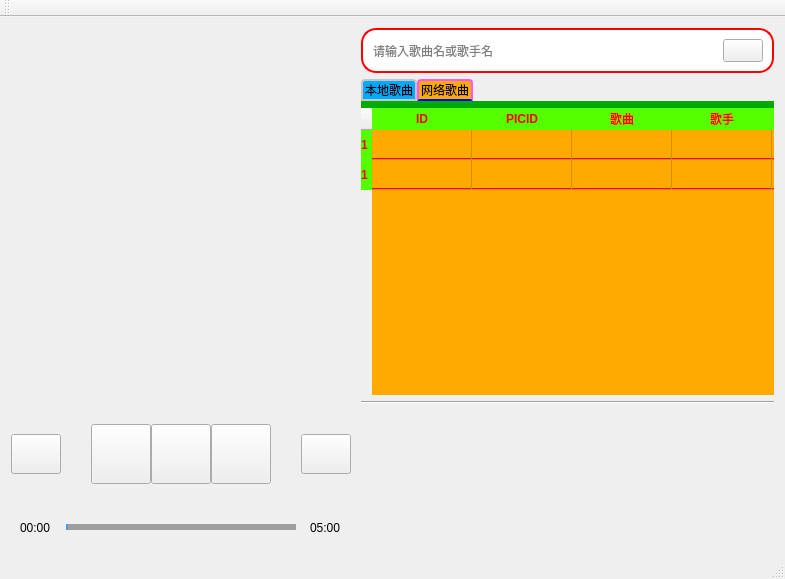
<?xml version="1.0" encoding="UTF-8"?>
<ui version="4.0">
 <class>MusicWindow</class>
 <widget class="QMainWindow" name="MusicWindow">
  <property name="geometry">
   <rect>
    <x>0</x>
    <y>0</y>
    <width>785</width>
    <height>579</height>
   </rect>
  </property>
  <property name="windowTitle">
   <string>MusicWindow</string>
  </property>
  <widget class="QWidget" name="centralWidget">
   <layout class="QHBoxLayout" name="horizontalLayout_2" stretch="3,4">
    <property name="spacing">
     <number>10</number>
    </property>
    <item>
     <layout class="QVBoxLayout" name="verticalLayout_4" stretch="4,1">
      <property name="sizeConstraint">
       <enum>QLayout::SetDefaultConstraint</enum>
      </property>
      <item>
       <widget class="QGraphicsView" name="graphicsView">
        <property name="minimumSize">
         <size>
          <width>340</width>
          <height>380</height>
         </size>
        </property>
        <property name="maximumSize">
         <size>
          <width>340</width>
          <height>380</height>
         </size>
        </property>
        <property name="styleSheet">
         <string notr="true">background-color:transparent;
border-style:outset;</string>
        </property>
       </widget>
      </item>
      <item>
       <widget class="QWidget" name="widget" native="true">
        <layout class="QHBoxLayout" name="horizontalLayout">
         <property name="leftMargin">
          <number>0</number>
         </property>
         <property name="topMargin">
          <number>0</number>
         </property>
         <property name="rightMargin">
          <number>0</number>
         </property>
         <property name="bottomMargin">
          <number>0</number>
         </property>
         <item>
          <layout class="QGridLayout" name="gridLayout">
           <property name="horizontalSpacing">
            <number>0</number>
           </property>
           <item row="2" column="1" colspan="5">
            <widget class="QSlider" name="horizontalSlider">
             <property name="styleSheet">
              <string notr="true">
QSlider{
border-color: #bcbcbc;
}

QSlider::groove:horizontal {                                
     border: 1px solid #999999;                             
     height: 4px;                                           
     margin: 0px 0;                                         
     left:5px; right: 5px; 
 }
 
QSlider::handle:horizontal {                               
     border: 0px ;                           
	border-image: url(:/images/Slider_handle.png);
     width: 20px;                                           
     margin: -7px -7px -7px -7px;                  
} 


QSlider::add-page:horizontal{
background-color: rgb(158, 158, 158);

}

QSlider::sub-page:horizontal{                               
 background: qlineargradient(spread:pad, x1:0, y1:1, x2:0, y2:0, stop:0 #439cf3, stop:0.25 #439cf3, stop:0.5 #439cf3, stop:1 #439cf3);                     
}</string>
             </property>
             <property name="orientation">
              <enum>Qt::Horizontal</enum>
             </property>
            </widget>
           </item>
           <item row="1" column="2">
            <spacer name="verticalSpacer">
             <property name="orientation">
              <enum>Qt::Vertical</enum>
             </property>
             <property name="sizeType">
              <enum>QSizePolicy::Fixed</enum>
             </property>
             <property name="sizeHint" stdset="0">
              <size>
               <width>20</width>
               <height>20</height>
              </size>
             </property>
            </spacer>
           </item>
           <item row="0" column="5">
            <spacer name="horizontalSpacer_2">
             <property name="orientation">
              <enum>Qt::Horizontal</enum>
             </property>
             <property name="sizeType">
              <enum>QSizePolicy::Fixed</enum>
             </property>
             <property name="sizeHint" stdset="0">
              <size>
               <width>20</width>
               <height>20</height>
              </size>
             </property>
            </spacer>
           </item>
           <item row="0" column="1">
            <spacer name="horizontalSpacer">
             <property name="orientation">
              <enum>Qt::Horizontal</enum>
             </property>
             <property name="sizeType">
              <enum>QSizePolicy::Fixed</enum>
             </property>
             <property name="sizeHint" stdset="0">
              <size>
               <width>20</width>
               <height>20</height>
              </size>
             </property>
            </spacer>
           </item>
           <item row="0" column="0" alignment="Qt::AlignRight">
            <widget class="QPushButton" name="pushButton">
             <property name="sizePolicy">
              <sizepolicy hsizetype="Minimum" vsizetype="Preferred">
               <horstretch>0</horstretch>
               <verstretch>0</verstretch>
              </sizepolicy>
             </property>
             <property name="minimumSize">
              <size>
               <width>50</width>
               <height>40</height>
              </size>
             </property>
             <property name="maximumSize">
              <size>
               <width>50</width>
               <height>40</height>
              </size>
             </property>
             <property name="styleSheet">
              <string notr="true">#pushButton{
	border-image: url(:/images/musicTable.png);
}</string>
             </property>
             <property name="text">
              <string/>
             </property>
            </widget>
           </item>
           <item row="0" column="4">
            <widget class="QPushButton" name="pushButton_4">
             <property name="sizePolicy">
              <sizepolicy hsizetype="Minimum" vsizetype="Expanding">
               <horstretch>0</horstretch>
               <verstretch>0</verstretch>
              </sizepolicy>
             </property>
             <property name="minimumSize">
              <size>
               <width>60</width>
               <height>60</height>
              </size>
             </property>
             <property name="maximumSize">
              <size>
               <width>60</width>
               <height>60</height>
              </size>
             </property>
             <property name="styleSheet">
              <string notr="true">QPushButton{
	border-image: url(:/images/originalRightButton.png);
}

QPushButton:pressed{
	border-image: url(:/images/pressRightButton.png);
}</string>
             </property>
             <property name="text">
              <string/>
             </property>
            </widget>
           </item>
           <item row="2" column="0" alignment="Qt::AlignHCenter">
            <widget class="QLabel" name="currentTimeLabel">
             <property name="text">
              <string>00:00</string>
             </property>
            </widget>
           </item>
           <item row="0" column="2">
            <widget class="QPushButton" name="pushButton_2">
             <property name="sizePolicy">
              <sizepolicy hsizetype="Minimum" vsizetype="Expanding">
               <horstretch>0</horstretch>
               <verstretch>0</verstretch>
              </sizepolicy>
             </property>
             <property name="minimumSize">
              <size>
               <width>60</width>
               <height>6</height>
              </size>
             </property>
             <property name="maximumSize">
              <size>
               <width>60</width>
               <height>60</height>
              </size>
             </property>
             <property name="styleSheet">
              <string notr="true">QPushButton{
	border-image: url(:/images/originalLeftButton.png);
}

QPushButton:pressed{
	border-image: url(:/images/pressLeftButton.png);
}</string>
             </property>
             <property name="text">
              <string/>
             </property>
            </widget>
           </item>
           <item row="0" column="3">
            <widget class="QPushButton" name="pushButton_3">
             <property name="sizePolicy">
              <sizepolicy hsizetype="Minimum" vsizetype="Expanding">
               <horstretch>0</horstretch>
               <verstretch>0</verstretch>
              </sizepolicy>
             </property>
             <property name="minimumSize">
              <size>
               <width>60</width>
               <height>60</height>
              </size>
             </property>
             <property name="maximumSize">
              <size>
               <width>60</width>
               <height>60</height>
              </size>
             </property>
             <property name="styleSheet">
              <string notr="true">QPushButton{
  border-image: url(:/images/originalPlayButton.png);
}

QPushButton:pressed{

	border-image: url(:/images/pressPlayButton.png);
}

</string>
             </property>
             <property name="text">
              <string/>
             </property>
             <property name="checkable">
              <bool>true</bool>
             </property>
            </widget>
           </item>
           <item row="0" column="6" alignment="Qt::AlignLeft">
            <widget class="QPushButton" name="pushButton_5">
             <property name="sizePolicy">
              <sizepolicy hsizetype="Minimum" vsizetype="Expanding">
               <horstretch>0</horstretch>
               <verstretch>0</verstretch>
              </sizepolicy>
             </property>
             <property name="minimumSize">
              <size>
               <width>50</width>
               <height>40</height>
              </size>
             </property>
             <property name="maximumSize">
              <size>
               <width>50</width>
               <height>40</height>
              </size>
             </property>
             <property name="styleSheet">
              <string notr="true">border-image: url(:/images/volume.png);</string>
             </property>
             <property name="text">
              <string/>
             </property>
            </widget>
           </item>
           <item row="2" column="6" alignment="Qt::AlignHCenter">
            <widget class="QLabel" name="totalTimeLabel">
             <property name="text">
              <string>05:00</string>
             </property>
            </widget>
           </item>
          </layout>
         </item>
        </layout>
       </widget>
      </item>
     </layout>
    </item>
    <item>
     <layout class="QVBoxLayout" name="verticalLayout_3" stretch="1,7,1,3">
      <item>
       <widget class="QLineEdit" name="searchLineEdit">
        <property name="sizePolicy">
         <sizepolicy hsizetype="Expanding" vsizetype="Expanding">
          <horstretch>0</horstretch>
          <verstretch>0</verstretch>
         </sizepolicy>
        </property>
        <property name="styleSheet">
         <string notr="true">  QLineEdit {
      border: 2px solid gray;
      border-radius: 15px;
      padding: 0 8px;
      background: white;
      
	  border-color: rgb(255, 0, 0);
      selection-background-color: darkgray;
  }</string>
        </property>
        <property name="placeholderText">
         <string>请输入歌曲名或歌手名</string>
        </property>
        <layout class="QHBoxLayout" name="horizontalLayout_3">
         <item>
          <spacer name="horizontalSpacer_3">
           <property name="orientation">
            <enum>Qt::Horizontal</enum>
           </property>
           <property name="sizeHint" stdset="0">
            <size>
             <width>280</width>
             <height>20</height>
            </size>
           </property>
          </spacer>
         </item>
         <item>
          <widget class="QPushButton" name="pushButton_6">
           <property name="sizePolicy">
            <sizepolicy hsizetype="Minimum" vsizetype="Expanding">
             <horstretch>0</horstretch>
             <verstretch>0</verstretch>
            </sizepolicy>
           </property>
           <property name="styleSheet">
            <string notr="true">border-image: url(:/images/searchIcon.png);</string>
           </property>
           <property name="text">
            <string/>
           </property>
          </widget>
         </item>
        </layout>
       </widget>
      </item>
      <item>
       <widget class="QTabWidget" name="tabWidget">
        <property name="styleSheet">
         <string notr="true">
  QTabWidget::pane { /* The tab widget frame */
      border-top: 7px solid #00aa00;
      position: absolute;
      top: -0.5em;
  }

  QTabWidget::tab-bar {
      alignment: center;
  }

  /* Style the tab using the tab sub-control. Note that
      it reads QTabBar _not_ QTabWidget */
  QTabBar::tab {
      
	background-color: rgb(0, 170, 255);
      border: 2px solid #C4C4C3;
      border-bottom-color: #C2C7CB; /* same as the pane color */
      border-top-left-radius: 4px;
      border-top-right-radius: 4px;
      min-width: 20ex;
      padding: 2px;
  }

  QTabBar::tab:selected, QTabBar::tab:hover {
     
	background-color: rgb(255, 0, 0);
  }

  QTabBar::tab:selected {
      border-color:#ff55ff;
      border-bottom-color:#0000ff; /* same as pane color */
      
	  background-color: rgb(255, 170, 0);
  }
</string>
        </property>
        <property name="currentIndex">
         <number>1</number>
        </property>
        <widget class="QWidget" name="tab">
         <attribute name="title">
          <string>本地歌曲</string>
         </attribute>
         <layout class="QVBoxLayout" name="verticalLayout">
          <property name="spacing">
           <number>0</number>
          </property>
          <property name="leftMargin">
           <number>0</number>
          </property>
          <property name="topMargin">
           <number>0</number>
          </property>
          <property name="rightMargin">
           <number>0</number>
          </property>
          <property name="bottomMargin">
           <number>0</number>
          </property>
          <item>
           <widget class="QTableWidget" name="tableWidget">
            <property name="styleSheet">
             <string notr="true">QTableWidget
{

        /*前景色：文字颜色*/
	
	color: rgb(0, 0, 0);
       /*表格中的网格线条颜色*/
	
	gridline-color: rgb(0,0,0);
    
	background-color: rgb(200, 200, 0);
    /*设置交替颜色，需要在函数属性中设置:tableWidget-&gt;setAlternatingRowColors(true)*/
   
	alternate-background-color: rgb(85, 85, 255);
    selection-color:red;    /*鼠标选中时前景色：文字颜色*/
    selection-background-color:yellow;   /*鼠标选中时背景色*/
    border:1px solid gray;  /*边框线的宽度、颜色*/
    border:none;    /*去除边界线*/
    /*border-radius:5px;*/
    /*padding:10px 10px;*/  /*表格与边框的间距*/
}

 



 QTabWidget::pane { /* The tab widget frame */
      border-top: 2px solid #55aaff;
      position: absolute;
      top: -0.5em;
  }

  QTabWidget::tab-bar {
      alignment: center;
  }

  /* Style the tab using the tab sub-control. Note that
      it reads QTabBar _not_ QTabWidget */
  QTabBar::tab {
      
      
	  background-color: rgb(85, 170, 255);
      border: 2px solid #00ff7f;
      border-bottom-color: #C2C7CB; /* same as the pane color */
      border-top-left-radius: 4px;
      border-top-right-radius: 4px;
      min-width: 8ex;
      padding: 2px;
  }

  QTabBar::tab:hover {
     
	background-color: rgb(255, 0, 255);
  }

  QTabBar::tab:selected {
     
	  
	  
	background-color: rgb(255, 0, 127);
       /* same as pane color */
	  border-bottom-color: rgb(85, 170, 255);
  }




  QHeaderView::section {
      
	
	background-color: rgb(255, 170, 0);
     font-weight  : bold;
	 
	color: rgb(255, 0, 0);
      border: 1px solid;
     
  }</string>
            </property>
            <attribute name="horizontalHeaderStretchLastSection">
             <bool>true</bool>
            </attribute>
            <attribute name="verticalHeaderStretchLastSection">
             <bool>false</bool>
            </attribute>
            <column>
             <property name="text">
              <string>歌曲</string>
             </property>
            </column>
            <column>
             <property name="text">
              <string>歌手</string>
             </property>
            </column>
            <column>
             <property name="text">
              <string>专辑</string>
             </property>
            </column>
           </widget>
          </item>
         </layout>
        </widget>
        <widget class="QWidget" name="tab_2">
         <attribute name="title">
          <string>网络歌曲</string>
         </attribute>
         <layout class="QVBoxLayout" name="verticalLayout_2">
          <property name="spacing">
           <number>0</number>
          </property>
          <property name="leftMargin">
           <number>0</number>
          </property>
          <property name="topMargin">
           <number>0</number>
          </property>
          <property name="rightMargin">
           <number>0</number>
          </property>
          <property name="bottomMargin">
           <number>0</number>
          </property>
          <item>
           <widget class="QTableWidget" name="networkMusicTable">
            <property name="focusPolicy">
             <enum>Qt::NoFocus</enum>
            </property>
            <property name="styleSheet">
             <string notr="true">QTableWidget
{

        /*前景色：文字颜色*/
	
	color: rgb(0, 0, 0);
       /*表格中的网格线条颜色*/
	
    /*gridline-color:rgb(255, 224, 205);*/

    
background-color: rgb(200, 200, 0);
	background-color: rgb(255, 170, 0);
	
    /*设置交替颜色，需要在函数属性中设置:tableWidget-&gt;setAlternatingRowColors(true)*/
   
	alternate-background-color: rgb(85, 85, 255);
    selection-color:red;    /*鼠标选中时前景色：文字颜色*/
    selection-background-color:yellow;   /*鼠标选中时背景色*/
    border:1px solid gray;  /*边框线的宽度、颜色*/
    border:0px;    /*去除边界线*/
    /*border-radius:5px;*/
    /*padding:10px 10px;*/  /*表格与边框的间距*/
}



 QTabWidget::pane { /* The tab widget frame */
      border-top: 2px solid #55aaff;
      position: absolute;
      top: -0.5em;
  }

  QTabWidget::tab-bar {
      alignment: center;
  }

  /* Style the tab using the tab sub-control. Note that
      it reads QTabBar _not_ QTabWidget */
  QTabBar::tab {
      
      
	  background-color: rgb(85, 170, 255);
      border: 2px solid #00ff7f;
      border-bottom-color: #C2C7CB; /* same as the pane color */
      border-top-left-radius: 4px;
      border-top-right-radius: 4px;
      min-width: 8ex;
      padding: 2px;
  }

  QTabBar::tab:hover {
     
	background-color: rgb(255, 0, 255);
  }

  QTabBar::tab:selected {
     
	  
	  
	background-color: rgb(255, 0, 127);
       /* same as pane color */
	  border-bottom-color: rgb(85, 170, 255);
  }




  QHeaderView::section {
      
	
	
	
	background-color: rgb(85, 255, 0);
     font-weight  : bold;
	 
	color: rgb(255, 0, 0);
      border: 0px solid;
     
  }

QTableWidget::Item{border:0px solid rgb(255,0,0);
border-bottom:1px solid rgb(255,0,0);}</string>
            </property>
            <property name="horizontalScrollBarPolicy">
             <enum>Qt::ScrollBarAlwaysOff</enum>
            </property>
            <property name="showGrid">
             <bool>true</bool>
            </property>
            <attribute name="horizontalHeaderStretchLastSection">
             <bool>false</bool>
            </attribute>
            <row>
             <property name="text">
              <string>1</string>
             </property>
            </row>
            <row>
             <property name="text">
              <string>1</string>
             </property>
            </row>
            <column>
             <property name="text">
              <string>ID</string>
             </property>
            </column>
            <column>
             <property name="text">
              <string>PICID</string>
             </property>
            </column>
            <column>
             <property name="text">
              <string>歌曲</string>
             </property>
            </column>
            <column>
             <property name="text">
              <string>歌手</string>
             </property>
            </column>
            <column>
             <property name="text">
              <string>专辑</string>
             </property>
            </column>
            <layout class="QHBoxLayout" name="horizontalLayout_4">
             <item alignment="Qt::AlignHCenter">
              <widget class="QLabel" name="loadingLabel">
               <property name="text">
                <string/>
               </property>
              </widget>
             </item>
            </layout>
           </widget>
          </item>
         </layout>
        </widget>
       </widget>
      </item>
      <item>
       <widget class="Line" name="line">
        <property name="orientation">
         <enum>Qt::Horizontal</enum>
        </property>
       </widget>
      </item>
      <item>
       <widget class="QTextEdit" name="lyricTextEdit">
        <property name="styleSheet">
         <string notr="true">background-color:transparent;
border-style:outset;</string>
        </property>
        <property name="lineWrapMode">
         <enum>QTextEdit::WidgetWidth</enum>
        </property>
       </widget>
      </item>
     </layout>
    </item>
   </layout>
  </widget>
  <widget class="QMenuBar" name="menuBar">
   <property name="geometry">
    <rect>
     <x>0</x>
     <y>0</y>
     <width>785</width>
     <height>23</height>
    </rect>
   </property>
  </widget>
  <widget class="QToolBar" name="mainToolBar">
   <attribute name="toolBarArea">
    <enum>TopToolBarArea</enum>
   </attribute>
   <attribute name="toolBarBreak">
    <bool>false</bool>
   </attribute>
  </widget>
  <widget class="QStatusBar" name="statusBar"/>
 </widget>
 <layoutdefault spacing="6" margin="11"/>
 <resources/>
 <connections/>
</ui>
